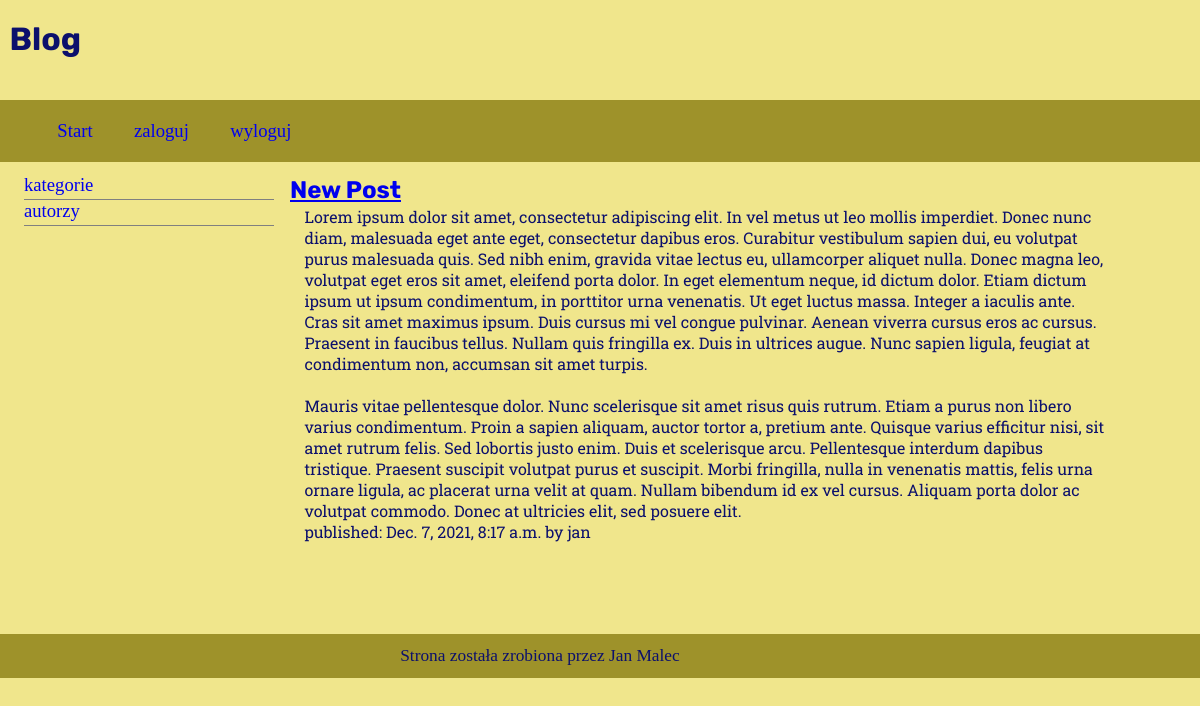
The app's page /, older data.
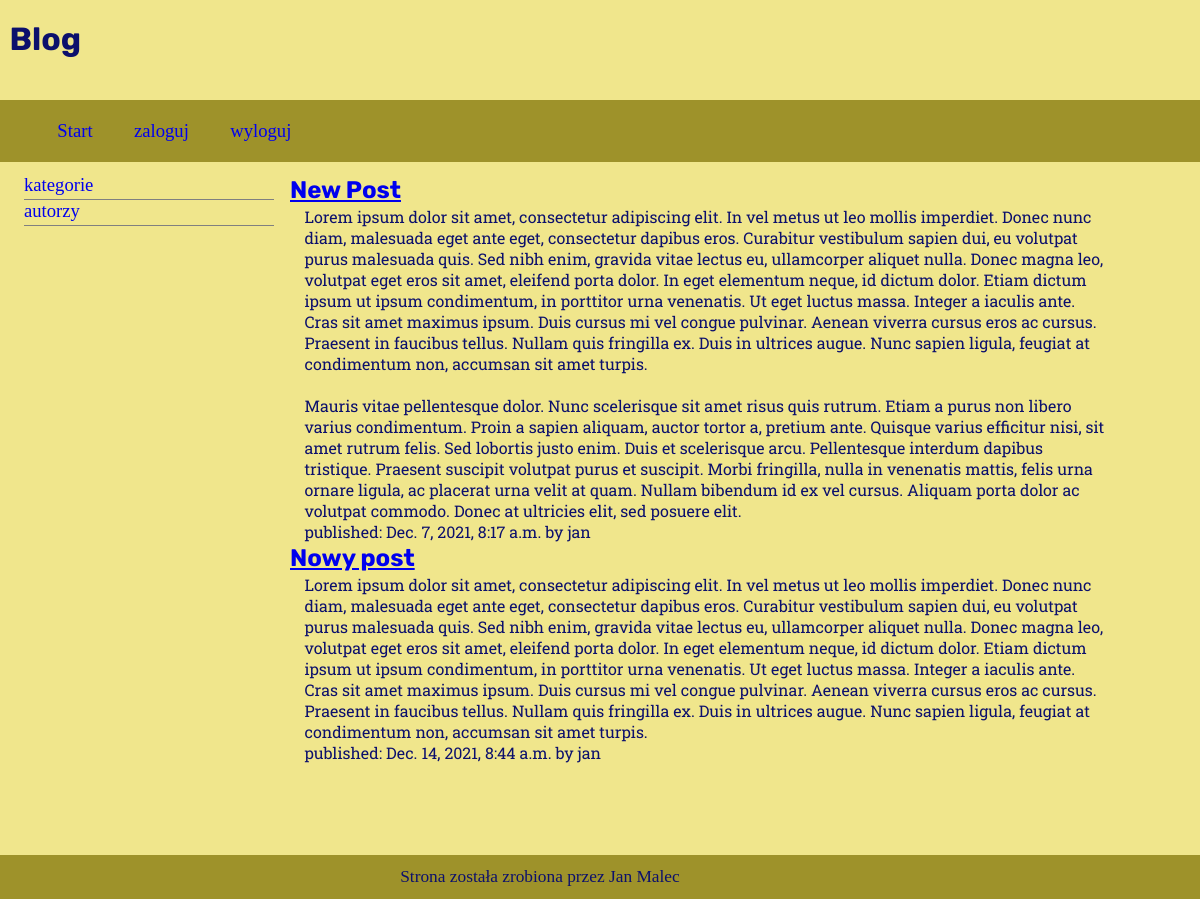
The same page, newer data.
### blog/models.py (models this page shows, shortened)
class Post(models.Model):
    author = models.ForeignKey('auth.User', on_delete=models.CASCADE)
    title = models.CharField(max_length=200)
    text = models.TextField()
    created_date = models.DateTimeField(
            default=timezone.now)
    published_date = models.DateTimeField(
            blank=True, null=True)

### blog/views.py (the view)
# urls.py: path('', views.post_list, name="post_list"),
def post_list(request):
    posts = Post.objects.all()#.filter(id=1)
    return render(request, 'blog/post_list.html', {'posts': posts})

### blog/templates/blog/post_list.html (shortened to what this page needs)
{% extends 'blog/base.html' %}
{% block content %}
{% for post in posts %}
<div>
<h2><a href="{% url 'post_detail' pk=post.pk %}">{{ post.title }}</a></h2>
<p>{{ post.text|linebreaksbr }}</p>
<p>published: {{ post.published_date }} by {{ post.author }}</p>
{% endfor %}
{% endblock %}

### blog/templates/blog/base.html (shortened to what this page needs)
{% load static %}
<!DOCTYPE html>
<head>
    <link rel="stylesheet" href="{% static 'css/main.css' %}" >
    <link rel="stylesheet" href="{% static 'css/style.css' %}" >
</head>
<body>
<header>
    <h1>Blog</h1>
</header>
<nav class="sticky">
    <ul>
        <li><a href="/">Start</a></li>
        <li><a href="#zaloguj">zaloguj</a></li>
        <li><a href="#wyloguj">wyloguj</a></li>
    </ul>
</nav>
<aside>
    <ul>
        <li><a href="#kategorie">kategorie</a></li>
        <li><a href="#autorzy">autorzy</a></li>
    </ul>
</aside>
<main>
    <section>
        {% block content %}
        {% endblock %}
    </section>
</main>
<footer> Strona została zrobiona przez Jan Malec </footer>
</body>
</html>

### blog/static/css/main.css (style rules this page uses)
* { margin: 0px; padding: 0px; }
body { background-color: rgb(240,230,140); color: #0C106C; }
header { display: inline-flex; width: 100px; height: 100px; }
header h1 { width: 20px; padding-top: 20%; font-family: 'Rubik', sans-serif; margin-left: 0.3em; }
nav { background-color: #9E922A; height: 5%; padding-top: 1%; padding-bottom: 1%; padding-right:5%; width: auto; }
nav.sticky { position: sticky; top:0; padding:20px; }
nav li { display: inline-block; padding-left: 2em; font-size: 14pt; }
nav li { list-style-type: none; }
nav li a { text-decoration: none; }
aside { float: left; width:20%; padding-top: 1%; margin-left: 2%; font-family: 'EB Garamond', serif; overflow:unset; }
aside li { height: 25px; list-style:none; border-bottom: gray solid 1px; width: 250px; font-size: 14pt; }
aside li a { text-decoration: none; }
main { float: left; width:76%; padding-top: 1%; padding-left: 2%; padding-bottom: 5%; }
main section { margin-right: 10%; overflow-x: auto; padding-bottom: 2em; }
main section h2 { margin: 2px; font-family: 'Rubik', sans-serif; color: #020434; }
main section p { padding-left: 2%; font-family: 'Roboto Slab', serif; }
footer { background-color: #9E922A; height: 5%; padding-top: 1%; padding-bottom: 1%; padding-right:10%; clear: both; text-align: center; font-size: 13pt; position: relative; }

Row changes from the older to the newer data that the page shows:
added Post: title "Nowy post", text "Lorem ipsum dolor sit amet, consectetur adipiscing elit. In vel metus ut leo mollis imperdiet. Donec nunc diam, malesuada eget ante eget, consectetur dapibus eros. Curabitur vestibulum sapien dui, eu volutpat purus malesuada quis. Sed nibh enim, gravida vitae lectus eu, ullamcorper aliquet nulla. Donec magna leo, volutpat eget eros sit amet, eleifend porta dolor. In eget elementum neque, id dictum dolor. Etiam dictum ipsum ut ipsum condimentum, in porttitor urna venenatis. Ut eget luctus massa. Integer a iaculis ante. Cras sit amet maximus ipsum. Duis cursus mi vel congue pulvinar. Aenean viverra cursus eros ac cursus. Praesent in faucibus tellus. Nullam quis fringilla ex. Duis in ultrices…", published_date "Dec. 14, 2021, 8:44 a.m.", author "jan"
